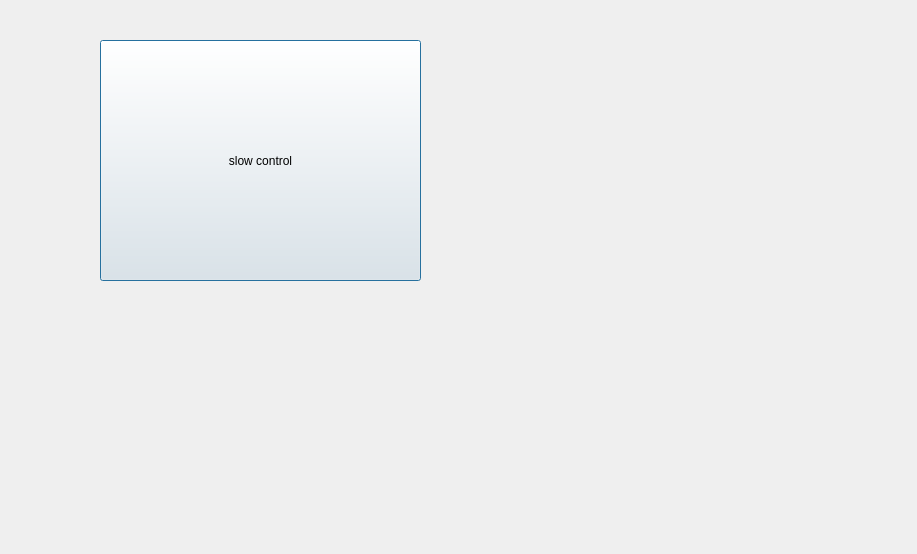
<?xml version="1.0" encoding="UTF-8"?>
<ui version="4.0">
 <class>slowControl</class>
 <widget class="QDialog" name="slowControl">
  <property name="geometry">
   <rect>
    <x>0</x>
    <y>0</y>
    <width>917</width>
    <height>554</height>
   </rect>
  </property>
  <property name="windowTitle">
   <string>Dialog</string>
  </property>
  <widget class="QPushButton" name="pushButton">
   <property name="geometry">
    <rect>
     <x>100</x>
     <y>40</y>
     <width>321</width>
     <height>241</height>
    </rect>
   </property>
   <property name="text">
    <string>slow control</string>
   </property>
  </widget>
 </widget>
 <resources/>
 <connections/>
</ui>
